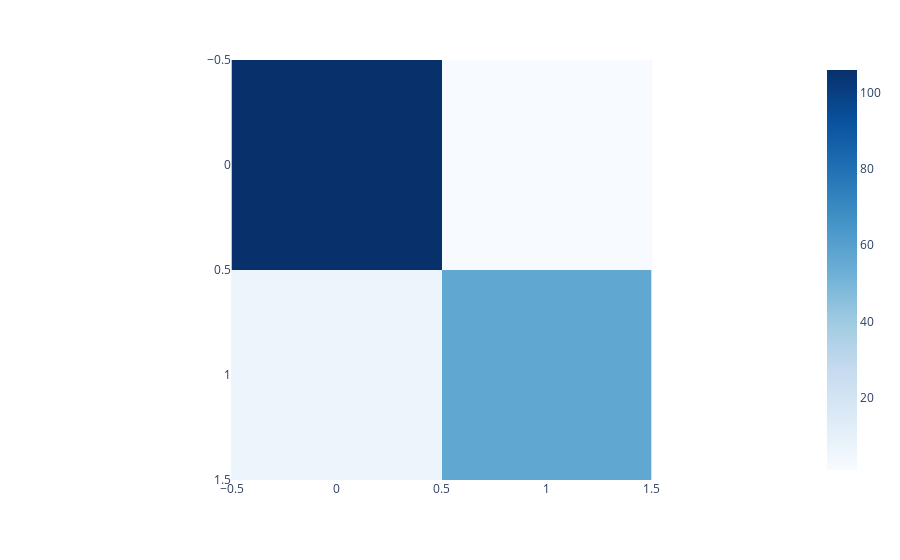

The notebook cell saved with this chart:
### Code cell
#KNN Classification:

#build model:

knn=KNeighborsClassifier(n_neighbors=5)
knn.fit(X_train,y_train)

#prediction:
y_pred=knn.predict(X_test)

print("accuracy score:",accuracy_score(y_test,y_pred))
print("confusion matrix:\n",confusion_matrix(y_test,y_pred))

px.imshow(confusion_matrix(y_test,y_pred),color_continuous_scale="Blues")

### Figure 1 — Plotly figure (JSON) as saved in the notebook; plotly's stock layout.template omitted (floating-point values rounded to 4 significant figures)
{"data": [{"coloraxis": "coloraxis", "hovertemplate": "x: %{x}<br>y: %{y}<br>color: %{z}<extra></extra>", "name": "0", "type": "heatmap", "xaxis": "x", "yaxis": "y", "z": [[106, 1], [6, 57]]}], "layout": {"coloraxis": {"colorscale": [[0, "rgb(247,251,255)"], [0.125, "rgb(222,235,247)"], [0.25, "rgb(198,219,239)"], [0.375, "rgb(158,202,225)"], [0.5, "rgb(107,174,214)"], [0.625, "rgb(66,146,198)"], [0.75, "rgb(33,113,181)"], [0.875, "rgb(8,81,156)"], [1, "rgb(8,48,107)"]]}, "margin": {"t": 60}, "xaxis": {"anchor": "y", "constrain": "domain", "domain": [0, 1], "scaleanchor": "y"}, "yaxis": {"anchor": "x", "autorange": "reversed", "constrain": "domain", "domain": [0, 1]}}}
